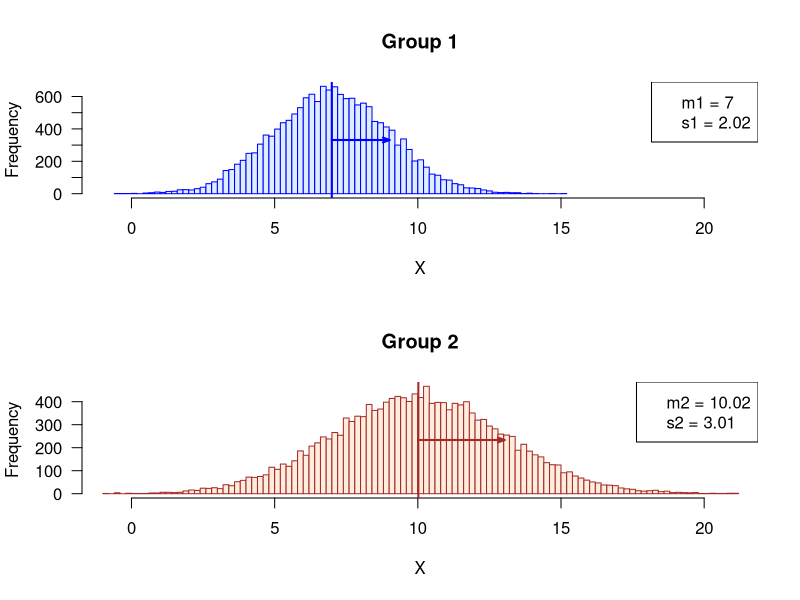
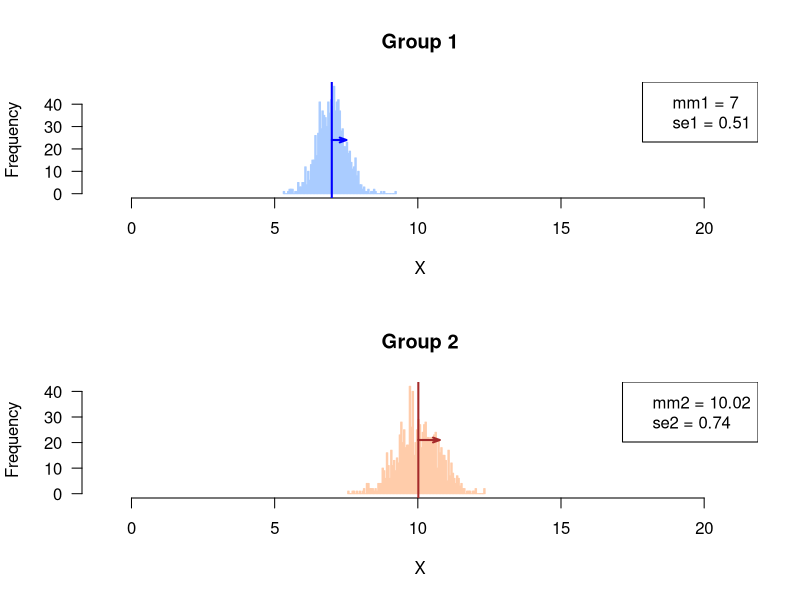
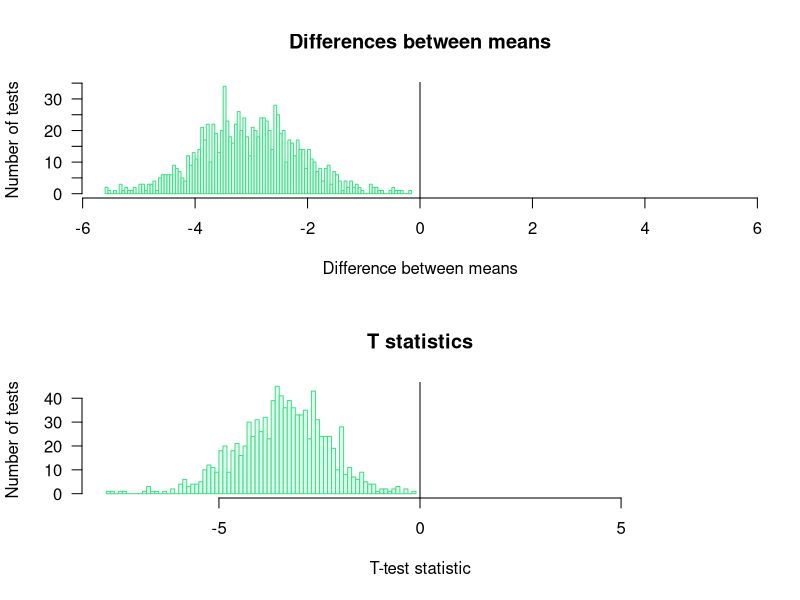
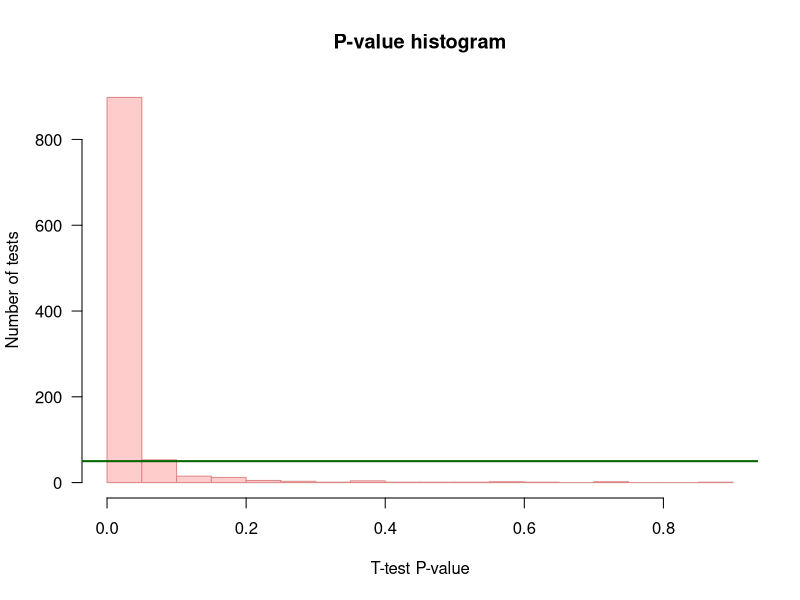
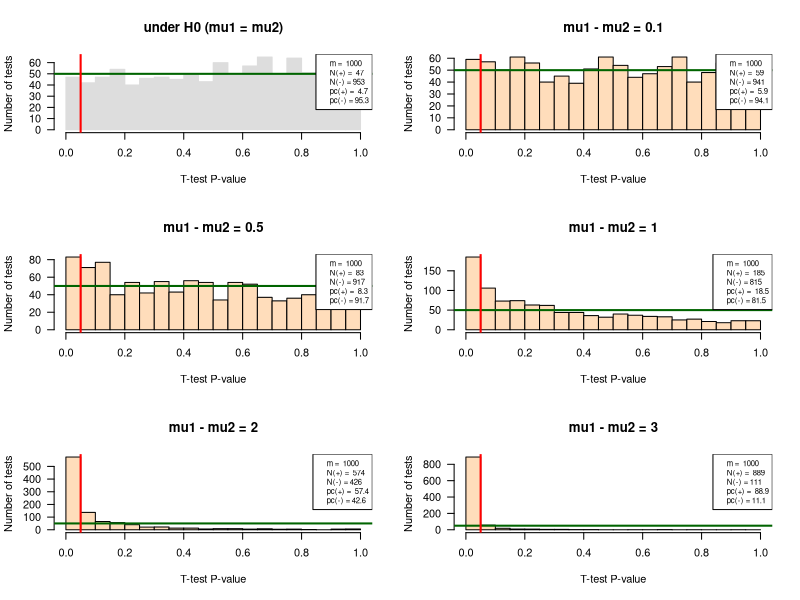

Generate these figures, in order, with R:
## ---- chunk 1
library(knitr)

options(width = 300)
knitr::opts_chunk$set(
  fig.width = 7, fig.height = 5, 
  fig.path = 'figures/mean-compa-tests_',
  fig.align = "center", 
  size = "tiny", 
  echo = TRUE, eval = TRUE, 
  warning = FALSE, message = FALSE, 
  results = TRUE, comment = "")
# knitr::asis_output("\\footnotesize")

## ---- chunk 2
require(knitr)
## ---- chunk 3
#### Defining the parameters ####

## Sample sizes. 
## This parameter should be defined individually for each participant
n1 <- 16 # sample size for the first group
n2 <- 16 # ssample size for second group

## First data table
m <- 1000 # Number of features
mu1 <- 7 # mean of the first population
mu2 <- 10 # mean of the second population

## Standard deviations
sigma1 <- 2 # standard deviation of the first population
sigma2 <- 3 # standard deviation of the second population

## Significance threshold. 
## Note: will be applied successively on the different p-values
## (nominal, corrected) to evaluate the impact
alpha <- 0.05

## ---- chunk 4
#### Generate two tables (one per population) with the random samples ####

## Info: for didactiv purpose we will use a progressive approach to generate 
## the data the first group,  and a more compact formulation (in one command) 
## for the second group.

## Dataset under H0, with a progressive approach

## Generate a vector of size m*n1 with all the random values 
## for each feature and each infividual
normVector <- rnorm(n = m * n1, mean = mu1, sd = sigma1)

## Wrap the vector in an m x n1 matrix
normMatrix <- matrix(data = normVector,
                     nrow = m, 
                     ncol = n1)

## Create a data frame with the content of this matrix
group1 <- data.frame(normMatrix)

## Set the column and row names
colnames(group1) <- paste(sep = "", "g1s", 1:n1)
rownames(group1) <- paste(sep = "", "ft", 1:m)

## Dataset under H1: use a more direct approach, compact the 3 steps in a single command
group2 <- data.frame(
  matrix(data = rnorm(n = m * n2, mean = mu2, sd = sigma2),
         nrow = m, 
         ncol = n2))
colnames(group2) <- paste(sep = "", "g2s", 1:n2)
rownames(group2) <- paste(sep = "", "ft", 1:m)

## ---- chunk 5
dim(group1)
kable(head(group1))
kable(tail(group1))
## ---- chunk 6
dim(group2)
kable(head(group2))
kable(tail(group2))
## ---- chunk 7

## Column-wise summaries
summary(group1)
summary(group2)

## Columns-wise statistics
colStats <- data.frame(
    m1 = apply(group1, MARGIN = 2, mean),
    m2 = apply(group2, MARGIN = 2, mean),
    s1 = apply(group1, MARGIN = 2, sd),
    s2 = apply(group2, MARGIN = 2, sd)
  )

## Row-wise statistics
rowStats <- data.frame(
    m1 = apply(group1, MARGIN = 1, mean),
    m2 = apply(group2, MARGIN = 1, mean),
    s1 = apply(group1, MARGIN = 1, sd),
    s2 = apply(group2, MARGIN = 1, sd)
  )

## ---- chunk 8
rowStats$diff <- rowStats$m1 - rowStats$m2 
## ---- chunk 9

## Read the help of the merge() function
# ?merge

## Create a data frame with the merged values
dataTable <- merge(x = group1, y = group2, by = "row.names")
# dim(dataTable) # NOTE: the merged table contains n1 + n2 columns + one additional column Row.names

## Use the Row.names column as names for the merged table
row.names(dataTable) <- dataTable$Row.names
dataTable <- dataTable[, -1] ## Suppress the first column which contained the row names
# dim(dataTable)

## ---- chunk 10

xlim  <- range(append(group1, group2))

## Compute mean and sd for all the samples of group1 and group2, resp
m1 <- mean(unlist(group1))
m2 <- mean(unlist(group2))
s1 <- sd(unlist(group1))
s2 <- sd(unlist(group2))

par(mfrow = c(2,1))
## Plot histogram of Group1 values, and get the values in a variable named h1
h1 <- hist(x = unlist(group1), breaks = 100, col = "#DDEEFF", border = "blue",
     main = "Group 1", xlab = "X", las = 1, xlim = xlim)
abline(v = m1, col = "blue", lwd = 2) ## mark the mean of all samples
arrows(x0 = m1, x1 = m1 + s1, 
       y0 = max(h1$counts)/2, y1 = max(h1$counts)/2,
       length = 0.07, angle = 20, col = "blue", lwd = 2, code = 2)
legend("topright", 
       legend = c(paste0("m1 = ", round(digits = 2, m1)), 
                  paste0("s1 = ", round(digits = 2, s1))))

## Plot histogram of Group2 values, and get the values in a variable named h2
h2 <- hist(x = unlist(group2), breaks = 100, col = "#FFEEDD", border = "brown", 
     main = "Group 2", xlab = "X", las = 1, xlim = xlim)
abline(v = mean(unlist(group2)), col = "brown", lwd = 2)
arrows(x0 = m2, x1 = m2 + s2, 
       y0 = max(h2$counts)/2, y1 = max(h2$counts)/2,
       length = 0.07, angle = 20, col = "brown", lwd = 2, code = 2)
legend("topright", 
       legend = c(paste0("m2 = ", round(digits = 2, m2)),
                  paste0("s2 = ", round(digits = 2, s2))))

par(mfrow = c(1,1))
## ---- chunk 11

# xlim  <- range(append(colStats$m1, colStats$m2))

## Compute the parameters (mean, sd) of the sampling distributions of the means
mm1 <- mean(rowStats$m1)
mm2 <- mean(rowStats$m2)
se1 <- sd(rowStats$m1)
se2 <- sd(rowStats$m2)

par(mfrow = c(2,1))
## Plot histogram of Group1 values, and get the values in a variable named h1
h1 <- hist(x = rowStats$m1, breaks = 100, col = "#AACCFF", border = "#AACCFF", 
     main = "Group 1", xlab = "X", las = 1, xlim = xlim)
abline(v = mm1, col = "blue", lwd = 2) ## mark the mean of all samples
arrows(x0 = mm1, x1 = mm1 + se1, 
       y0 = max(h1$counts)/2, y1 = max(h1$counts)/2,
       length = 0.07, angle = 20, col = "blue", lwd = 2, code = 2)
legend("topright", 
       legend = c(paste0("mm1 = ", round(digits = 2, mm1)),
                  paste0("se1 = ", round(digits = 2, se1))))

## Plot histogram of Group2 values, and get the values in a variable named h2
h2 <- hist(x = rowStats$m2, breaks = 100, col = "#FFCCAA", border = "#FFCCAA", 
     main = "Group 2", xlab = "X", las = 1, xlim = xlim)
abline(v = mean(unlist(group2)), col = "brown", lwd = 2)
arrows(x0 = mm2, x1 = mm2 + se2, 
       y0 = max(h2$counts)/2, y1 = max(h2$counts)/2,
       length = 0.07, angle = 20, col = "brown", lwd = 2, code = 2)
legend("topright", 
       legend = c(paste0("mm2 = ", round(digits = 2, mm2)),
                  paste0("se2 = ", round(digits = 2, se2))))

par(mfrow = c(1,1))
## ---- chunk 12
i <- 267 ## Pick up a given feature, arbitrarily

## Select the values for this feature in the group 1 and group 2, resp. 
## Tip: I use unlist() to convert a single-row data.frame into a vector
x1 <- unlist(group1[i, ]) 
x2 <- unlist(group2[i, ])

## Run Sudent t test on one pair of samples
t.result <- t.test(
  x = x1, y = x2, 
  alternative = "two.sided", var.equal = FALSE)

## Print the result of the t test
print(t.result)

## Compute some additional statistics about the samples
mean1 <- mean(x1) ## Mean of sample 1
mean2 <- mean(x2) ## Mean of sample 2
d <- mean2 - mean1 ## Difference between sample means

## ---- chunk 13

## Define the statistics we want to collect
resultColumns <- c("i",       # iteration number
                    "m1",      # first sample mean
                    "m2",      # second sample mean
                    "s1",      # sd estimation for the first population
                    "s2",      # sd estimation for the second population
                    "d",       # difference between sample means
                    "t",       # test statistics
                    "df",      # degrees of freedom
                    "p.value"  # nominal p-value
                    )

## Instantiate a result table to store the results
resultTable <- data.frame(matrix(nrow = m, ncol = length(resultColumns)))
colnames(resultTable) <- resultColumns # set the column names
# View(resultTable) ## Check the table: it contians NA values
  
## Iterate random number sampling followed by t-tests
## Use the funciton system.time() to measure the elapsed time
## This function is particular: you can also use it with curly brackets in order to enclose a block of several lines
time.iteration <- system.time(
  for (i in 1:m) {
    ## Generate two vectors containing the values for sample 1 and sample 2, resp.
    x1 <- unlist(group1[i, ]) ## sample 1 values
    x2 <- unlist(group2[i, ]) ## sample 2 values
    
    ## Run the t test
    t.result <- t.test(
      x = x1, y = x2, 
      alternative = "two.sided", var.equal = FALSE)
    # names(t.result)
    
    ## Collect the selected statistics in the result table
    resultTable[i, "i"] <- i
    resultTable[i, "t"] <- t.result$statistic
    resultTable[i, "df"] <- t.result$parameter
    resultTable[i, "p.value"] <- t.result$p.value
    
    ## Compute some additional statistics about the samples
    resultTable[i, "m1"] <- mean(x1) ## Mean of sample 1
    resultTable[i, "m2"] <- mean(x2) ## Mean of sample 2
    resultTable[i, "s1"] <- sd(x1) ## Standard dev estimation for population 1
    resultTable[i, "s2"] <- sd(x2) ## Standard dev estimation for population 1
    resultTable[i, "d"] <- resultTable[i, "m1"] - resultTable[i, "m2"]  ## Difference between sample means
  }
  #}
  ## View(resultTable)
)  

print(time.iteration)
## ---- chunk 14
par(mfrow = c(2, 1))
#head(resultTable)

## Compute the maximal abslute value of difference to get a centered abcsissa.
## This enables to highlight whether the differences are positive or negative. 
max.diff <- max(abs(resultTable$d))

## Draw an histogram of the observed differences
hist(resultTable$d, 
     breaks = 100, 
     col = "#DDFFEE", 
     border = "#44DD88", 
     las = 1, 
     xlim = c(-max.diff, max.diff), ## Make sure that the graph is centered on 0
     main = "Differences between means",
     xlab = "Difference between means",
     ylab = "Number of tests")
abline(v = 0)

max.t <- max(abs(resultTable$t))
hist(resultTable$t, 
     breaks = 100, 
     col = "#DDFFEE", 
     border = "#44DD88", 
          las = 1,
     xlim = c(-max.t, max.t), ## Make sure that the graph is centered on 0
     main = "T statistics",
     xlab = "T-test statistic",
     ylab = "Number of tests")
abline(v = 0)

par(mfrow = c(1, 1))

## ---- chunk 15

## Choose a color depending on whether we are under H0 (grey) or H1 (pink)
if (mu1 == mu2) {
  histColor <- "#DDDDDD"
  histBorder <- "#888888"
} else {
  histColor <- "#FFCCCC"
  histBorder <- "#DD8888"
}

## Draw an histogram of p-values with 20 bins
hist(resultTable$p.value, 
     breaks = 20,
     col = histColor, 
     border = histBorder, 
     las = 1,
     main = "P-value histogram",
     xlab = "T-test P-value",
     ylab = "Number of tests")

## Draw a horizontal line indicating the number of tests per bin that would be expected under null hypothesis
abline(h = m / 20, col = "darkgreen", lwd = 2)
## ---- chunk 16
#### Define a function that runs r iterations of the t-test ####

#' @title Repeat a T test with random numbers drawn from a normal distribution
#' @param mu1 mean of the first population
#' @param mu2 mean of the second population
#' @param sigma1 standard deviation of the first population
#' @param sigma2 standard deviation of the second population
#' @param n1 first sample size
#' @param n2 second sample size
#' @param m number of repetitions of the tests
#' @param ... additional parameters are passed to t.test(). This enables to set var.equal, alternative, ...
#' @return  a table with one row per repetition of the test, and one column per statistics
IterateTtest <- function(mu1,    
                         mu2,
                         sigma1,
                         sigma2, 
                         n1,     
                         n2,     
                         m,    
                         ...) {
  
  
  ## Define the statistics we want to collect
  resultColumns <- c("i",       # iteration number
                      "m1",      # first sample mean
                      "m2",      # second sample mean
                      "s1",      # sd estimation for the first population
                      "s2",      # sd estimation for the second population
                      "d",       # difference between sample means
                      "t",       # test statistics
                      "df",      # degrees of freedom
                      "p.value"  # nominal p-value
  )
  
  ## Instantiate a result table to store the results
  resultTable <- data.frame(matrix(nrow = m, ncol = length(resultColumns)))
  colnames(resultTable) <- resultColumns # set the column names
  # View(resultTable) ## Check the table: it contians NA values
  
  ## Iterate random number sampling followed by t-tests
  for (i in 1:m) {
    ## Generate two vectors containing the values for sample 1 and sample 2, resp.
    x1 <- rnorm(n = n1, mean = mu1, sd = sigma1) ## sample 1 values
    x2 <- rnorm(n = n2, mean = mu2, sd = sigma2) ## sample 2 values
    
    ## Run the t test
    t.result <- t.test(
      x = x1, y = x2, 
      alternative = "two.sided", var.equal = TRUE)
    # names(t.result)
    
    ## Collect the selected statistics in the result table
    resultTable[i, "i"] <- i
    resultTable[i, "t"] <- t.result$statistic
    resultTable[i, "df"] <- t.result$parameter
    resultTable[i, "p.value"] <- t.result$p.value
    
    ## Compute some additional statistics about the samples
    resultTable[i, "m1"] <- mean(x1) ## Mean of sample 1
    resultTable[i, "m2"] <- mean(x2) ## Mean of sample 2
    resultTable[i, "s1"] <- sd(x1) ## sd estimate for population 1
    resultTable[i, "s2"] <- sd(x2) ## sd estimate for population 2
    resultTable[i, "d"] <- resultTable[i, "m1"] - resultTable[i, "m2"] ## Difference between sample means
  }
  
  return(resultTable) ## This function returns the result table
}

## ---- chunk 17

## Some tests under H1
system.time(
  tTestTableH1 <- IterateTtest(mu1 = 7, mu2 = 10, sigma1 = 2, sigma2 = 3, n1 = 16, n2 = 16, m = 1000)
)

## Some tests under H0
system.time(
  tTestTableH0 <- IterateTtest(mu1 = 10, mu2 = 10, sigma1 = 2, sigma2 = 3, n1 = 16, n2 = 16, m = 1000)
)
## ---- chunk 18

## What happens when  the two means are equal (under the null hypothesis)
testH0 <- IterateTtest(mu1 = 10, mu2 = 10, sigma1 = sigma1, sigma2 = sigma2, n1 = n1, n2 = n2, m = m, var.equal = FALSE, alternative = "two.sided")


## Test increasing values of the difference between population means (delta)
delta0.1 <- IterateTtest(mu1 = mu1, mu2 = mu1 + 0.1, sigma1 = sigma1, sigma2 = sigma2, n1 = n1, n2 = n2, m = m, var.equal = FALSE, alternative = "two.sided")

delta0.5 <- IterateTtest(mu1 = mu1, mu2 = mu1 + 0.5, sigma1 = sigma1, sigma2 = sigma2, n1 = n1, n2 = n2, m = m, var.equal = FALSE, alternative = "two.sided")

delta1 <- IterateTtest(mu1 = mu1, mu2 = mu1 + 1, sigma1 = sigma1, sigma2 = sigma2, n1 = n1, n2 = n2, m = m, var.equal = FALSE, alternative = "two.sided")

delta2 <- IterateTtest(mu1 = mu1, mu2 = mu1 + 2, sigma1 = sigma1, sigma2 = sigma2, n1 = n1, n2 = n2, m = m, var.equal = FALSE, alternative = "two.sided")

delta3 <- IterateTtest(mu1 = mu1, mu2 = mu1 + 3, sigma1 = sigma1, sigma2 = sigma2, n1 = n1, n2 = n2, m = m, var.equal = FALSE, alternative = "two.sided")



## ---- chunk 19
## Define a function that rdraws the p-value histogram 
## based on the result table of t-test iterations
## as produced by the iterate.t.test() function.
pvalHistogram <- function(
  resultTable, ## required input (no default value): the result table from iterate.t.test()
  main = "P-value histogram",  ## main title (with default value)
  alpha = 0.05, ## Significance threshold
  ... ## Additional parameters, which will be passed to hist()
  ) {
  
  ## Plot the histogram
  hist(resultTable$p.value, 
       breaks = seq(from = 0, to = 1, by = 0.05),
       las = 1, 
       xlim = c(0,1),
       main = main,
       xlab = "T-test P-value",
       ylab = "Number of tests", 
       ...)
  
  ## Draw a horizontal line indicating the number of tests per bin that would be expected under null hypothesis
  abline(h = m / 20, col = "darkgreen", lwd = 2)
  abline(v = alpha, col = "red", lwd = 2)
  
  ## Compute the percent of positive and negative results``
  nb.pos <- sum(resultTable$p.value < alpha)
  nb.neg <- m - nb.pos
  percent.pos <- 100 * nb.pos / m
  percent.neg <- 100 * nb.neg / m
  
  ## Add a legend indicating the percent of iterations declaed positive and negative, resp. 
  legend("topright", 
         bty = "o", 
         bg = "white",
         cex = 0.7,
         legend = c(
           paste("m = ", nrow(resultTable)),
           paste("N(+) = ", nb.pos),
           paste("N(-) =", nb.neg),
           paste("pc(+) = ", round(digits = 2, percent.pos)),
           paste("pc(-) =", round(digits = 2, percent.neg))
         ))
}

## ---- chunk 20
par(mfrow = c(3, 2)) ## Prepare 2 x 2 panels figure
pvalHistogram(testH0, main = "under H0 (mu1 = mu2)", col = "#DDDDDD", border = "#DDDDDD")
pvalHistogram(delta0.1, main = "mu1 - mu2 = 0.1", col = "#FFDDBB")
pvalHistogram(delta0.5, main = "mu1 - mu2 = 0.5", col = "#FFDDBB")
pvalHistogram(delta1, main = "mu1 - mu2 = 1", col = "#FFDDBB")
pvalHistogram(delta2, main = "mu1 - mu2 = 2", col = "#FFDDBB")
pvalHistogram(delta3, main = "mu1 - mu2 = 3", col = "#FFDDBB")
par(mfrow = c(1, 1)) ## Restore single-panel layout for next figures

